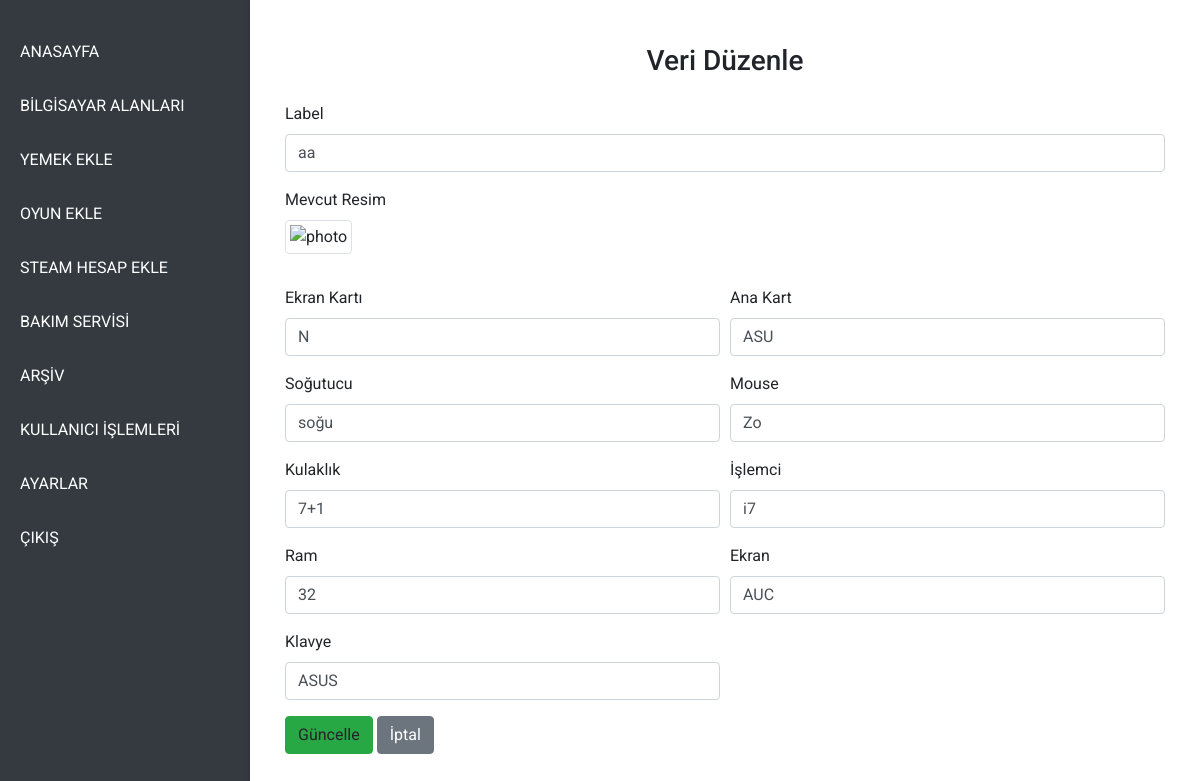
Screenshot of /updatecomputerfields/1 (signed in) with the database file from the repository.
### models.py (models this page shows)
class tblcomputerfiles(db.Model):
    id = db.Column(db.Integer, primary_key=True)
    label = db.Column(db.String(100), unique=False, nullable=True)
    path = db.Column(db.String(50), unique=False, nullable=True)
    videocard = db.Column(db.String(100), unique=False, nullable=True)
    mothercard = db.Column(db.String(100), unique=False, nullable=True)
    freez = db.Column(db.String(100), unique=False, nullable=True)
    mouse = db.Column(db.String(100), unique=False, nullable=True)
    headphone = db.Column(db.String(100), unique=False, nullable=True)
    processor = db.Column(db.String(100), unique=False, nullable=True)
    ram = db.Column(db.String(100), unique=False, nullable=True)
    screen = db.Column(db.String(100), unique=False, nullable=True)
    keyboard = db.Column(db.String(100), unique=False, nullable=True)

### app.py (the view, shortened to what this page needs)
@app.route("/updatecomputerfields/<int:id>", methods=['GET', 'POST'])
@login_required
def updatecomputerfields(id):
    computerfields = tblcomputerfiles.query.filter_by(id = id).first()
    if computerfields is None:
        print("böyle bir veri yok: not bunlar için bir şey yap fatih 404 için")
    all_images = get_all_images("computerfields")
    return render_template("/admin/updatepage/updatecomputerfields.html", computerfields=computerfields, all_images=all_images)

### app.py (called while the page is built)
def get_all_images(filename):
    all_images = []
    target_folder = os.path.join(UPLOAD_FOLDER, filename)
    if os.path.exists(target_folder):
        all_images = [file for file in os.listdir(target_folder)
                    if file.lower().endswith(('png', 'jpg', 'jpeg', 'gif', 'webp'))]
    return all_images

### helpers.py (called while the page is built)
def login_required(f):
    @wraps(f)
    def decorated_function(*args, **kwargs):
        if session.get("user_id") is None:
            return redirect("/login")
        return f(*args, **kwargs)
    return decorated_function

### templates/admin/updatepage/updatecomputerfields.html (shortened to what this page needs)
{% extends "admin/adminlayout.html" %}
{% block main %}
<div class="container-fluid mt-4">
    <h3 class="mb-4">Veri Düzenle</h3>
    <div class="form-group">
        <label for="label">Label</label>
        <input autocomplete="off" type="text" name="label" id="label" class="form-control" value="{{computerfields.label}}">
    </div>
    <div class="form-group">
        <label for="image">Mevcut Resim</label><br>
        <img  src="../{{computerfields.path}}"
                alt="photo" class="img-thumbnail mb-3" style="width: 150px; height: 150px;" onclick="showPopup()">
    </div>
    <div class="form-row">
        <div class="form-group col-md-6">
            <label for="videocard">Ekran Kartı</label>
            <input autocomplete="off" type="text" name="videocard" id="videocard" class="form-control" value="{{computerfields.videocard}}">
        </div>
        <div class="form-group col-md-6">
            <label for="mothercard">Ana Kart</label>
            <input autocomplete="off" type="text" name="mothercard" id="mothercard" class="form-control" value="{{computerfields.mothercard}}">
        </div>
    </div>
    <div class="form-row">
        <div class="form-group col-md-6">
            <label for="freez">Soğutucu</label>
            <input autocomplete="off" type="text" name="freez" id="freez" class="form-control" value="{{computerfields.freez}}">
        </div>
        <div class="form-group col-md-6">
            <label for="mouse">Mouse</label>
            <input autocomplete="off" type="text" name="mouse" id="mouse" class="form-control" value="{{computerfields.mouse}}">
        </div>
    </div>
    <div class="form-row">
        <div class="form-group col-md-6">
            <label for="headphone">Kulaklık</label>
            <input autocomplete="off" type="text" name="headphone" id="headphone" class="form-control" value="{{computerfields.headphone}}">
        </div>
        <div class="form-group col-md-6">
            <label for="processor">İşlemci</label>
            <input autocomplete="off" type="text" name="processor" id="processor" class="form-control" value="{{computerfields.processor}}">
        </div>
    </div>
    <div class="form-row">
        <div class="form-group col-md-6">
            <label for="ram">Ram</label>
            <input autocomplete="off" type="text" name="ram" id="ram" class="form-control" value="{{computerfields.ram}}">
        </div>
        <div class="form-group col-md-6">
            <label for="screen">Ekran</label>
            <input autocomplete="off" type="text" name="screen" id="screen" class="form-control" value="{{computerfields.screen}}">
        </div>
    </div>
    <div class="form-row">
        <div class="form-group col-md-6">
            <label for="keyboard">Klavye</label>
            <input autocomplete="off" type="text" name="keyboard" id="keyboard" class="form-control" value="{{computerfields.keyboard}}">
        </div>
    </div>
    <a onclick="updatetextandmedia()" class="btn btn-success">Güncelle</a>
    <a href="/computerfields" class="btn btn-secondary">İptal</a>
</div>
{% endblock %}

### static/css/admin/indexadmin.css (style rules this page uses)
body, html { margin: 0; padding: 0; font-family: 'Roboto', sans-serif; height: 100%; background-color: #f8f9fa; }
h3 { text-align: center; }

### rows the page displays
tblcomputerfiles: label "aa", videocard "N", mothercard "ASU", freez "soğu", mouse "Zo", headphone "7+1", processor "i7", ram "32", screen "AUC", keyboard "ASUS"
